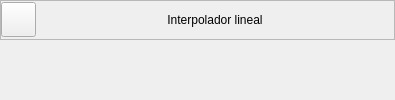
                <widget class="QWidget" name="sk_U2_T6">
                 <layout class="QVBoxLayout" name="verticalLayout_56">
                  <property name="spacing">
                   <number>5</number>
                  </property>
                  <property name="leftMargin">
                   <number>0</number>
                  </property>
                  <property name="topMargin">
                   <number>0</number>
                  </property>
                  <property name="rightMargin">
                   <number>0</number>
                  </property>
                  <property name="bottomMargin">
                   <number>0</number>
                  </property>
                  <item>
                   <widget class="QFrame" name="frame_55">
                    <property name="minimumSize">
                     <size>
                      <width>0</width>
                      <height>35</height>
                     </size>
                    </property>
                    <property name="maximumSize">
                     <size>
                      <width>16777215</width>
                      <height>40</height>
                     </size>
                    </property>
                    <property name="frameShape">
                     <enum>QFrame::StyledPanel</enum>
                    </property>
                    <property name="frameShadow">
                     <enum>QFrame::Raised</enum>
                    </property>
                    <layout class="QHBoxLayout" name="horizontalLayout_28">
                     <property name="spacing">
                      <number>0</number>
                     </property>
                     <property name="sizeConstraint">
                      <enum>QLayout::SetDefaultConstraint</enum>
                     </property>
                     <property name="leftMargin">
                      <number>0</number>
                     </property>
                     <property name="topMargin">
                      <number>0</number>
                     </property>
                     <property name="rightMargin">
                      <number>0</number>
                     </property>
                     <property name="bottomMargin">
                      <number>0</number>
                     </property>
                     <item>
                      <widget class="QPushButton" name="bt_return_24">
                       <property name="minimumSize">
                        <size>
                         <width>35</width>
                         <height>35</height>
                        </size>
                       </property>
                       <property name="maximumSize">
                        <size>
                         <width>35</width>
                         <height>35</height>
                        </size>
                       </property>
                       <property name="text">
                        <string/>
                       </property>
                       <property name="icon">
                        <iconset>
                         <normaloff>resources/images/MainWindow/return.svg</normaloff>resources/images/MainWindow/return.svg</iconset>
                       </property>
                       <property name="iconSize">
                        <size>
                         <width>35</width>
                         <height>35</height>
                        </size>
                       </property>
                      </widget>
                     </item>
                     <item>
                      <spacer name="horizontalSpacer_51">
                       <property name="orientation">
                        <enum>Qt::Horizontal</enum>
                       </property>
                       <property name="sizeHint" stdset="0">
                        <size>
                         <width>131</width>
                         <height>20</height>
                        </size>
                       </property>
                      </spacer>
                     </item>
                     <item>
                      <widget class="QLabel" name="label_27">
                       <property name="text">
                        <string>Interpolador lineal</string>
                       </property>
                       <property name="alignment">
                        <set>Qt::AlignCenter</set>
                       </property>
                      </widget>
                     </item>
                     <item>
                      <spacer name="horizontalSpacer_52">
                       <property name="orientation">
                        <enum>Qt::Horizontal</enum>
                       </property>
                       <property name="sizeHint" stdset="0">
                        <size>
                         <width>131</width>
                         <height>20</height>
                        </size>
                       </property>
                      </spacer>
                     </item>
                    </layout>
                   </widget>
                  </item>
                  <item>
                   <widget class="ContenidosTemas" name="U2_T6" native="true"/>
                  </item>
                 </layout>
                </widget>
